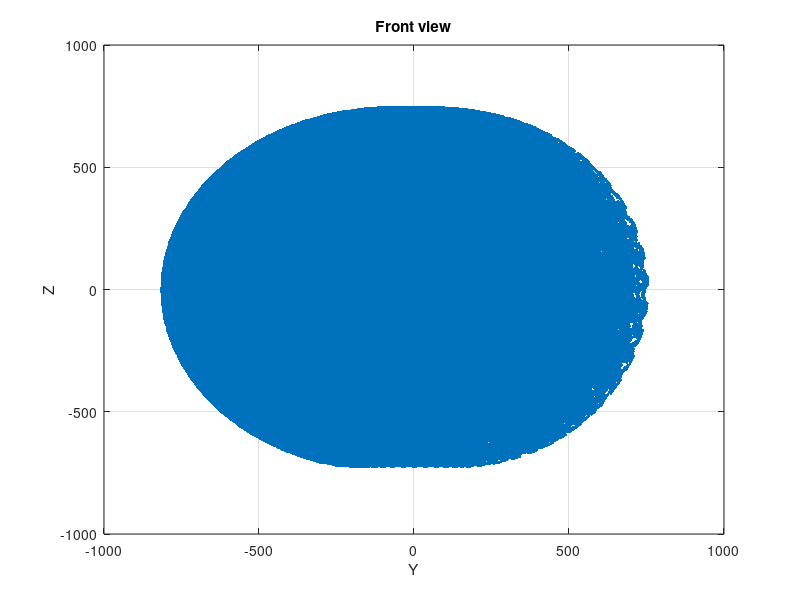

MATLAB code for this plot:
% Advanced Robotics
% Group Assignment
% MANU2478 -  Practical Assessment 2
%%Exercise 2
% Link length input
L0 = 270.35;
L1 = 69;
L2 = 364.35;
L3 = 69;
L4 = 374.29;
L5 = 10;
L6 = 368.30;

% Angular limit input
th1 = linspace(-141,51,20);
th2 = linspace(-123,60,20);
th3 = linspace(-173,173,20);
th4 = linspace(-3,150,20);
th5 = linspace(-175,175,20);
% th6 = linspace(-90,120,20);
% th7 = linspace(-175,175,20);

[TH1, TH2, TH3, TH4, TH5] = ndgrid(th1, th2, th3, th4, th5);

% a - h terms
a = sind(TH1).*sind(TH3) + cosd(TH1).*sind(TH2).*cosd(TH3);
b = sind(TH1).*cosd(TH3) - cosd(TH1).*sind(TH2).*sind(TH3);
d = cosd(TH1).*sind(TH3) - sind(TH1).*sind(TH2).*cosd(TH3);
f = cosd(TH1).*cosd(TH3) + sind(TH1).*sind(TH2).*sind(TH3);
g = sind(TH2).*sind(TH4) - cosd(TH2).*cosd(TH3).*cosd(TH4);
h = sind(TH2).*cosd(TH4) + cosd(TH2).*cosd(TH3).*sind(TH4);

% A - H terms
A = a.*sind(TH4) - cosd(TH1).*cosd(TH2).*cosd(TH4);
B = a.*cosd(TH4) + cosd(TH1).*cosd(TH2).*sind(TH4);
D = d.*sind(TH4) + sind(TH1).*cosd(TH2).*cosd(TH4);
F = d.*cosd(TH4) - sind(TH1).*cosd(TH2).*sind(TH4);
G = g.*sind(TH5) - cosd(TH2).*sind(TH3).*cosd(TH5);
H = g.*cosd(TH5) + cosd(TH2).*sind(TH3).*sind(TH5);

% x, y, z equations
x = L1.*cosd(TH1) + L2.*cosd(TH1).*cosd(TH2) - L3.*a - L4.*A - L5.*(b.*sind(TH5) + B.*cosd(TH5));
y = L1.*sind(TH1) + L2.*sind(TH1).*cosd(TH2) + L3.*d + L4.*D + L5.*(f.*sind(TH5) + F.*cosd(TH5));
z = - L2.*sind(TH2) - L3.*cosd(TH2).*cosd(TH3) - L4.*h + L5.*H;

% Workspace sketch
plot(x(:),y(:),'.');
title('Top view');
grid on;
xlabel('X'); ylabel('Y')

plot(x(:),z(:),'.');
title('Side view');
grid on;
xlabel('X'); ylabel('Z')

plot(y(:),z(:),'.');
title('Front view');
grid on;
xlabel('Y'); ylabel('Z')
